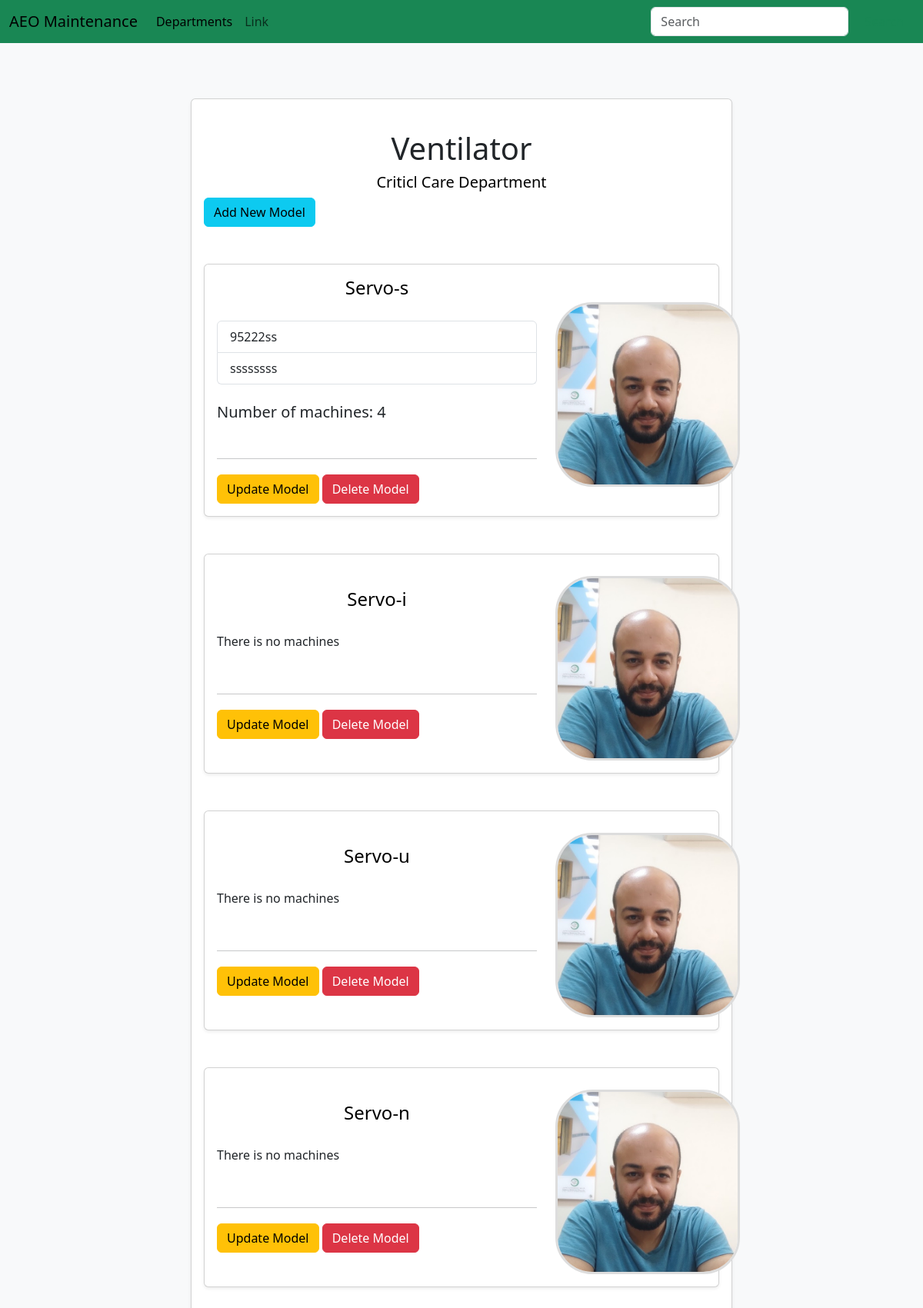
The page /devices/1/models/ on the database its author committed.
### maintenance_system/models.py (models this page shows, shortened)
class Device(db.Model):
	id = db.Column(db.Integer, primary_key=True)
	name = db.Column(db.String(80), unique=True)
	department_id = db.Column(db.Integer, db.ForeignKey('department.id'))
	models = db.relationship('Model', backref='device', lazy=True)

class Department(db.Model):
	id = db.Column(db.Integer, primary_key=True)
	name = db.Column(db.String(80), unique=True)
	members = db.relationship('User', backref='department', lazy=True)
	devices = db.relationship('Device', backref='department', lazy=True)

class Model(db.Model):
	id = db.Column(db.Integer, primary_key=True)
	name = db.Column(db.String(80), unique=True)
	manufacturer = db.Column(db.String(80))
	picture = db.Column(db.String(20), default='device_model.jpg')
	device_id = db.Column(db.Integer, db.ForeignKey('device.id'))
	machines = db.relationship('Machine', backref='model', lazy=True)

class Machine(db.Model):
	id = db.Column(db.Integer, primary_key=True)
	serial_number = db.Column(db.String(80), unique=True)
	installation_date = db.Column(db.DateTime)
	contract_type = db.Column(db.Integer, default=int(0)) # 0: warranty, 1: maintenance, 2: none
	contract_name = db.Column(db.String(80))
	contract_start_date = db.Column(db.DateTime)
	contract_end_date = db.Column(db.DateTime)
	user_id = db.Column(db.Integer, db.ForeignKey('user.id'))
	model_id = db.Column(db.Integer, db.ForeignKey('model.id'))
	hospital_id = db.Column(db.Integer, db.ForeignKey('hospital.id'))
	tasks = db.relationship('Task', secondary='machine_task', backref='machines', lazy='dynamic')

### maintenance_system/routes.py (the view)
@app.route('/devices/<int:device_id>/models/', methods=['GET'])
def models(device_id):
    form = ModelForm()
    device = Device.query.get_or_404(device_id)
    models = device.models
    return render_template('models.html', device=device, models=models, form=form)

### maintenance_system/forms.py (shortened to what this page needs)
class ModelForm(FlaskForm):
	name = StringField('Model Name', validators=[DataRequired(), Length(min=2, max=20)])
	manufacturer = StringField('Manufacturer', validators=[DataRequired(), Length(min=2, max=20)])
	submit = SubmitField('Add')

### maintenance_system/Templates/models.html (shortened to what this page needs)
{% extends "layout.html"%}
{% block content %}
<div class="row justify-content-center">
	<div class="col-lg-8 mt-4 mb-4">
		<div class="card p-3 shadow-sm">
			<div class="row">
				<div class="col-md-8 col-lg-12 mt-4 mb-4">
					<h1 class="text-center">{{ device.name }}</h1>
					<a href="{{ url_for('devices', department_id=device.department.id) }}" class="anchor-custom">
						<h5 class="text-center">{{device.department.name}} Department</h5>
					</a>
					<button type="button" class="btn btn-info btn-md" data-bs-toggle="modal"
						data-bs-target="#addNewModel">Add
						New Model</button>
				</div>
				{% for model in models %}
				<div class="col-md-8 col-lg-12 mt-4 mb-4">
					<div class="card p-3 shadow-sm">
						<div class="row align-items-center">
							<div class="col-lg-8 col-12">
								<a href="{{ url_for('machines', model_id = model.id)}}" class="anchor-custom">
									<h4 class="mb-1 text-center">{{model.name}}</h4>
								</a>
								<br>
								{% if model.machines%}
								<div class="list-group">
									{% for machine in model.machines%}
									<a href="" class="list-group-item list-group-item-action">{{
										machine.serial_number }}</a>
									{% endfor%}
								</div>
								<br>
								<h5>Number of machines: {{ device.models|length }}</h5>
								{% else %}
								<p>There is no machines</p>
								{% endif%}
								<br>
								<hr>
								<div>
									<button type="button" class="btn btn-warning btn-custom mt-1" data-bs-toggle="modal"
										data-bs-target="#updateModel{{ model.id }}">Update
										Model</button>
									<button type="button" class="btn btn-danger custom-button mt-1"
										data-bs-toggle="modal" data-bs-target="#deleteModel{{ model.id }}">Delete
										Model</button>
								</div>
							</div>
							<div class="col-lg-4 text-center mt-1 mr-3">
								<img src="{{ url_for('static', filename='images/profile.jpg')}}" alt="User Photo"
									class="department-photo mt-2">
							</div>
						</div>
					</div>
				</div>
				{% endfor %}
			</div>
		</div>
	</div>
	{% endblock%}

### maintenance_system/static/css/style.css (style rules this page uses)
body { background-color: #f8f9fa; }
.department-photo { width: 240px; height: 240px; object-fit: cover; border-radius: 20%; border: 3px solid #ddd; }
.anchor-custom { text-decoration: none; color: black; cursor: pointer; transition: color 0.3s ease; }

### rows shown on the page
Device: name "Ventilator"
Department: department.name "Criticl Care"
Model: name "Servo-s", models|length "4"
Machine: serial_number "95222ss"
Machine: serial_number "ssssssss"
Model: name "Servo-i", shows "There is no machines"
Model: name "Servo-u", shows "There is no machines"
Model: name "Servo-n", shows "There is no machines"
